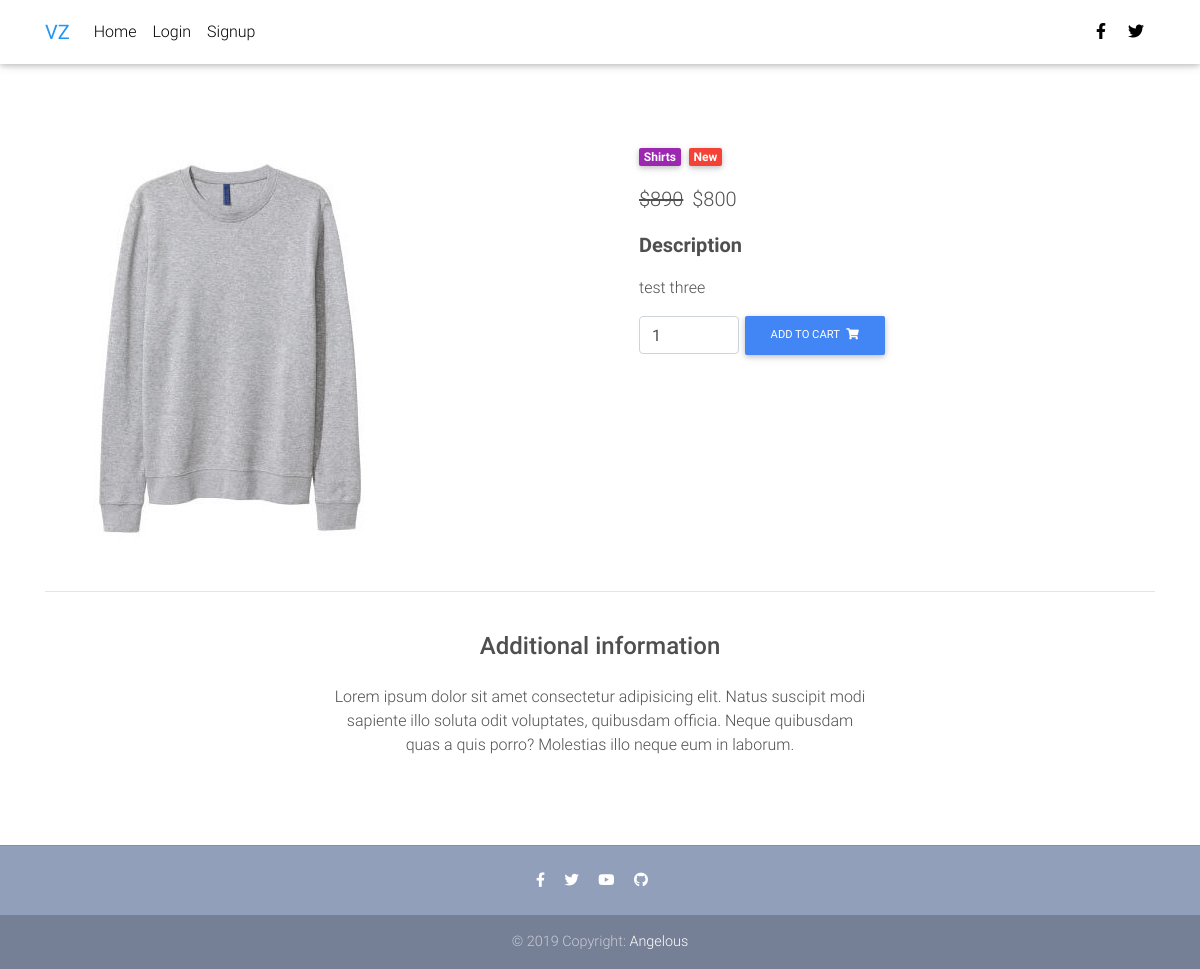
The page /product/shirt-oversize on the database its author committed.
### pages/models.py (models this page shows, shortened)
class Product(models.Model):
    new_old = [
        ('Old','Old'),
        ('New','New'),
    ]
    name = models.CharField(max_length=20)
    description = models.TextField()
    category = models.ForeignKey('Category' , on_delete=models.CASCADE,verbose_name='Choose category', null=True , blank=True)
    old_new = models.CharField(choices=new_old , verbose_name='Choose New & Old' , null=True , blank=True , max_length=10)
    price = models.DecimalField(max_digits=6 , decimal_places=0)
    old_price = models.DecimalField(max_digits=6 , decimal_places=0)
    slug = models.SlugField(blank=True , null=True)
    photo = models.ImageField(upload_to='photos/%y/%m/%d' , null=True , blank=True)
    date  = models.DateTimeField(default=datetime.now())
    active = models.BooleanField(default=True)
    class Meta:
        ordering=['-date']

class Category(models.Model):
    name_category = models.CharField(max_length=50)
    def __str__(self):
        return self.name_category

### pages/views.py (the view)
# urls.py: path('product/<str:slug>', views.product , name='product'),
def product(request, slug):
    product_detail = Product.objects.get(slug=slug)
    context = {
        'pro':product_detail,
    }
    return render(request , 'product/product.html', context)

### templates/product/product.html (shortened to what this page needs)
{% extends 'base.html'  %}
{%   load static  %}
{%  block content %}
<main class="mt-5 pt-4">
    <div class="container dark-grey-text mt-5">
      <div class="row wow fadeIn">
        <div class="col-md-6 mb-4">
          {% if pro.photo  %}
          <img src="{{pro.photo.url}}" class="img-fluid" alt="">
          {% else  %}
          <img src="{%  static 'img/t2.jpg'     %}" class="img-fluid" alt="">
          {% endif  %}
        </div>
        <div class="col-md-6 mb-4">
          <div class="p-4">
            <div class="mb-3">
              <a href="">
                <span class="badge purple mr-1">{{pro.category}}</span>
              </a>
                {% if pro.old_new == 'New'  %}
                <span class="badge red mr-1">{{pro.old_new}}</span>
                {% endif  %}
            </div>
            <p class="lead">
              <span class="mr-1">
                {% if pro.old_price == 1  %}
                {% else  %}
                <del>${{pro.old_price}}</del>
                {% endif  %}
              </span>
              <span>${{pro.price}}</span>
            </p>
            <p class="lead font-weight-bold">Description</p>
            <p>{{pro.description}}</p>
            <form class="d-flex justify-content-left" action="{%  url 'add_to_cart' %}">
              <input type="number" value="1" aria-label="Search" class="form-control" style="width: 100px" name="qty">
              <button class="btn btn-primary btn-md my-0 p" type="submit">Add to cart
                <i class="fas fa-shopping-cart ml-1"></i>
              </button>
            </form>
          </div>
        </div>
      </div>
      <hr>
      <div class="row d-flex justify-content-center wow fadeIn">
        <div class="col-md-6 text-center">
          <h4 class="my-4 h4">Additional information</h4>
          <p>Lorem ipsum dolor sit amet consectetur adipisicing elit. Natus suscipit modi sapiente illo soluta odit
            voluptates,
            quibusdam officia. Neque quibusdam quas a quis porro? Molestias illo neque eum in laborum.</p>
        </div>
      </div>
      <div class="row wow fadeIn">
        <div class="col-lg-4 col-md-12 mb-4">
        </div>
        <div class="col-lg-4 col-md-6 mb-4">
        </div>
        <div class="col-lg-4 col-md-6 mb-4">
        </div>
      </div>
    </div>
  </main>
{%  endblock %}

### templates/base.html (style rules this page uses)
html, body, header, .carousel { height: 60vh; }

### rows shown on the page
Product: photo (picture), category "Shirts", old_new "New", old_price "890", price "800", description "test three"
